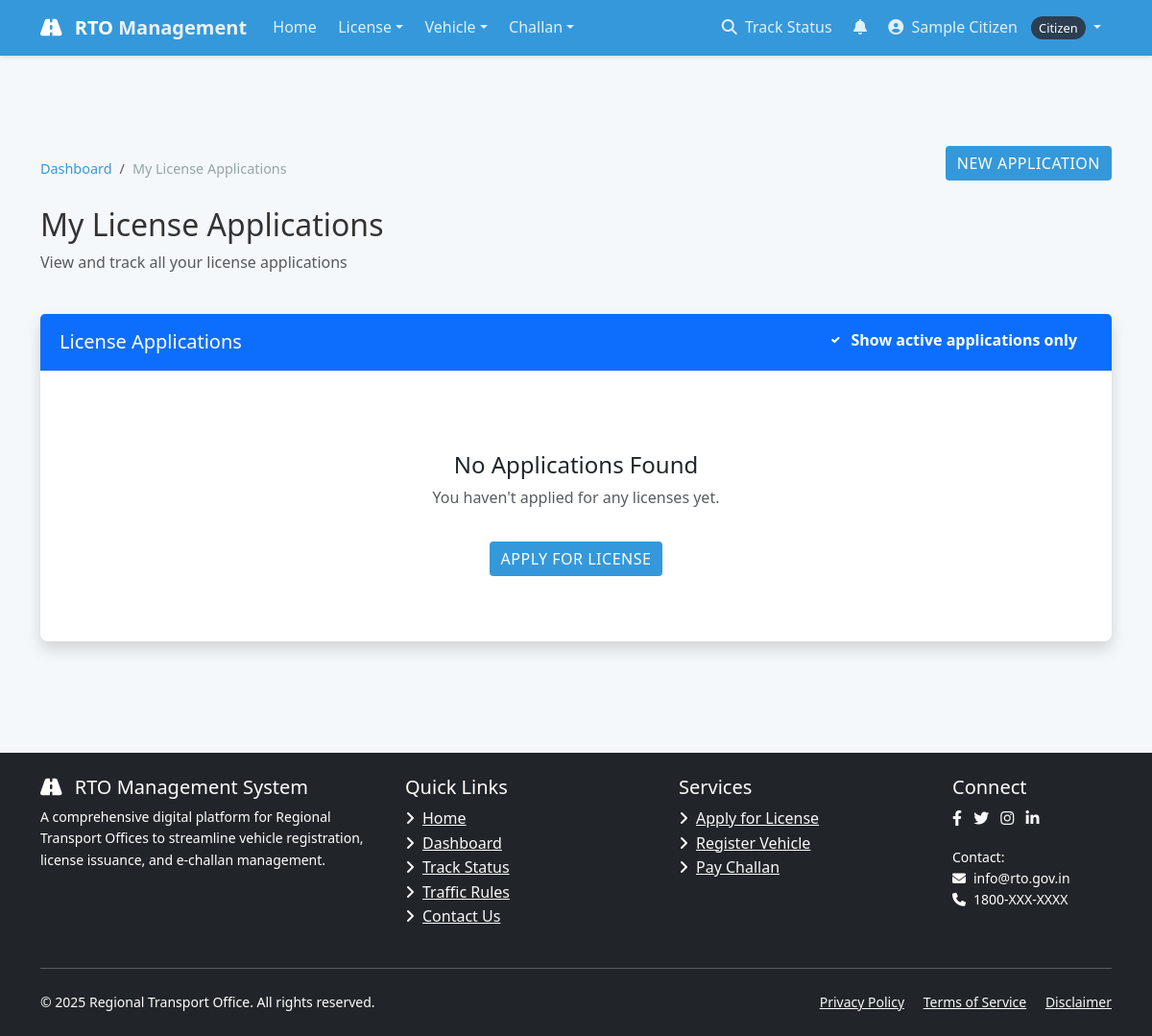
/license/applications/ (signed in), run on an earlier commit of the app's database.
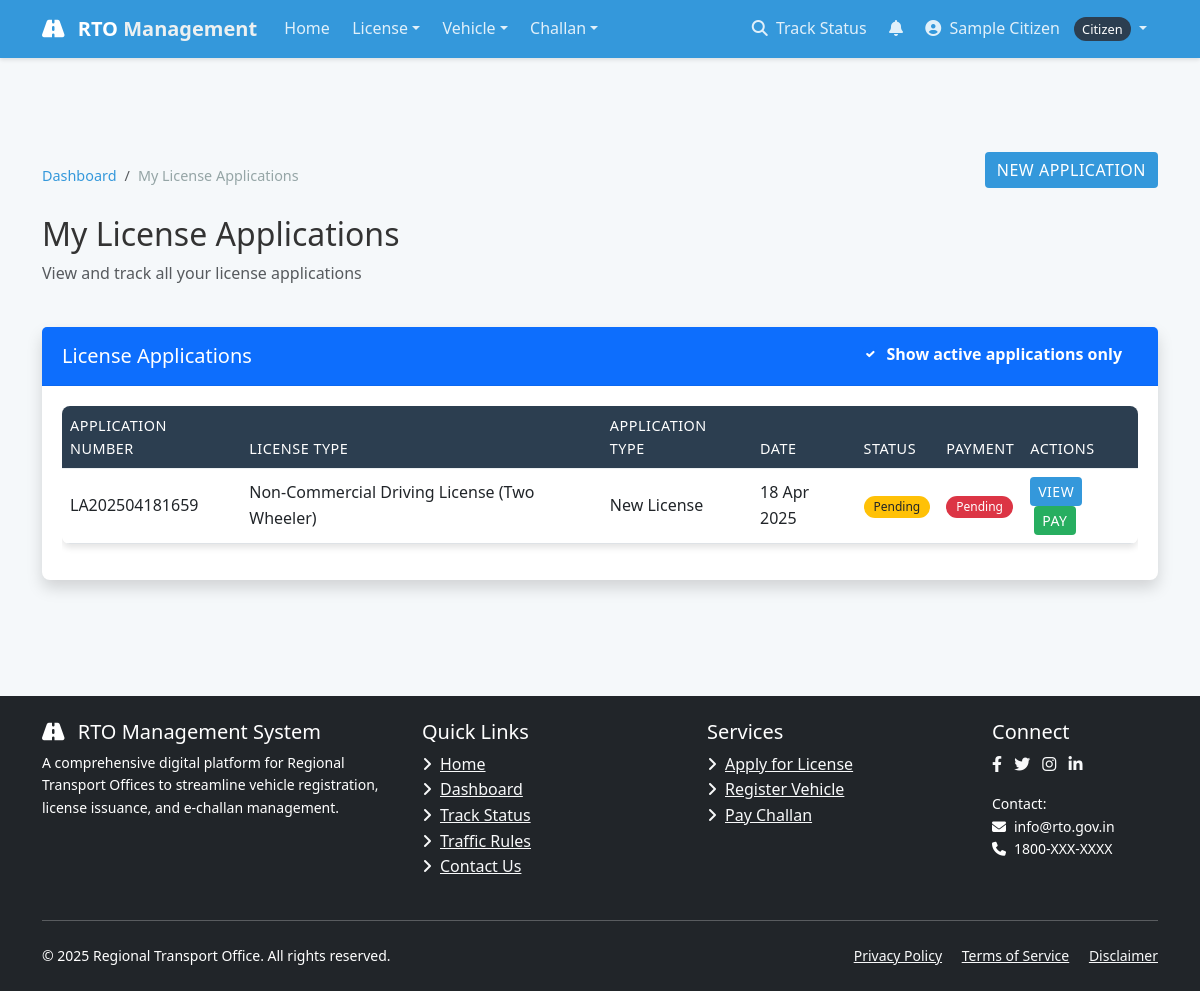
And on a later commit of the database.
### license/models.py (models this page shows, shortened)
class LicenseApplication(models.Model):
    STATUS_CHOICES = (
        ('PENDING', 'Pending'),
        ('DOCUMENT_VERIFICATION', 'Document Verification'),
        ('SCHEDULED_FOR_TEST', 'Scheduled for Test'),
        ('TEST_PASSED', 'Test Passed'),
        ('TEST_FAILED', 'Test Failed'),
        ('APPROVED', 'Approved'),
        ('REJECTED', 'Rejected'),
        ('ISSUED', 'Issued'),
    )
    APPLICATION_TYPE_CHOICES = (
        ('NEW', 'New License'),
        ('RENEWAL', 'License Renewal'),
        ('DUPLICATE', 'Duplicate License'),
    )
    applicant = models.ForeignKey(User, on_delete=models.CASCADE, related_name='license_applications')
    license_type = models.ForeignKey(LicenseType, on_delete=models.CASCADE)
    application_type = models.CharField(max_length=20, choices=APPLICATION_TYPE_CHOICES, default='NEW')
    application_number = models.CharField(max_length=20, unique=True)
    application_date = models.DateField(auto_now_add=True)
    status = models.CharField(max_length=30, choices=STATUS_CHOICES, default='PENDING')
    photo = models.ImageField(upload_to='license_photos/')
    signature = models.ImageField(upload_to='license_signatures/')
    id_proof = models.FileField(upload_to='license_id_proofs/')
    address_proof = models.FileField(upload_to='license_address_proofs/')
    test_date = models.DateTimeField(null=True, blank=True)
    test_result = models.BooleanField(null=True, blank=True)
    rejection_reason = models.TextField(blank=True, null=True)
    payment_status = models.BooleanField(default=False)
    payment_date = models.DateTimeField(null=True, blank=True)
    payment_transaction_id = models.CharField(max_length=100, blank=True, null=True)
    reviewed_by = models.ForeignKey(User, on_delete=models.SET_NULL, null=True, blank=True,
                                   related_name='reviewed_license_applications')
    issued_date = models.DateField(null=True, blank=True)
    valid_until = models.DateField(null=True, blank=True)
    created_at = models.DateTimeField(auto_now_add=True)
    updated_at = models.DateTimeField(auto_now=True)

class LicenseType(models.Model):
    name = models.CharField(max_length=100)
    code = models.CharField(max_length=10, unique=True)
    description = models.TextField()
    age_requirement = models.PositiveIntegerField(default=18)
    validity_years = models.PositiveIntegerField(default=10)
    fee = models.DecimalField(max_digits=10, decimal_places=2)

### license/views.py (the view)
# urls.py: path('applications/', views.my_license_applications, name='my_license_applications'),
@login_required
def my_license_applications(request):
    if request.user.user_type != 'CITIZEN':
        messages.error(request, "Access denied.")
        return redirect('home')
    applications = LicenseApplication.objects.filter(applicant=request.user).order_by('-application_date')
    return render(request, 'license/my_applications.html', {'applications': applications})

### accounts/models.py (called while the page is built)
    def get_full_name(self):
        return f"{self.first_name} {self.last_name}" if self.first_name or self.last_name else self.email

### templates/license/my_applications.html (shortened to what the changed rows need)
{% extends 'base.html' %}
{% block content %}
<div class="container py-5">
    <div class="row mb-4">
        <div class="col">
            <h2>My License Applications</h2>
        </div>
    </div>
    <div class="card shadow">
        <div class="card-body">
            {% if applications %}
            <div class="table-responsive">
                <table class="table table-hover">
                    <thead class="table-light">
                        <tr>
                            <th>Application Number</th>
                            <th>License Type</th>
                            <th>Application Type</th>
                            <th>Date</th>
                            <th>Status</th>
                            <th>Payment</th>
                            <th>Actions</th>
                        </tr>
                    </thead>
                    <tbody>
                        {% for application in applications %}
                        <tr class="{% if application.status == 'ISSUED' or application.status == 'REJECTED' %}inactive-row{% endif %}">
                            <td>{{ application.application_number }}</td>
                            <td>{{ application.license_type.name }}</td>
                            <td>{{ application.get_application_type_display }}</td>
                            <td>{{ application.application_date|date:"d M Y" }}</td>
                            <td>
                                {% if application.status == 'PENDING' %}
                                <span class="badge bg-warning text-dark">{{ application.get_status_display }}</span>
                                {% elif application.status == 'DOCUMENT_VERIFICATION' %}
                                <span class="badge bg-info">{{ application.get_status_display }}</span>
                                {% elif application.status == 'SCHEDULED_FOR_TEST' %}
                                <span class="badge bg-primary">{{ application.get_status_display }}</span>
                                {% elif application.status == 'TEST_PASSED' %}
                                <span class="badge bg-success">{{ application.get_status_display }}</span>
                                {% elif application.status == 'TEST_FAILED' %}
                                <span class="badge bg-danger">{{ application.get_status_display }}</span>
                                {% elif application.status == 'APPROVED' %}
                                <span class="badge bg-success">{{ application.get_status_display }}</span>
                                {% elif application.status == 'REJECTED' %}
                                <span class="badge bg-danger">{{ application.get_status_display }}</span>
                                {% elif application.status == 'ISSUED' %}
                                <span class="badge bg-success">{{ application.get_status_display }}</span>
                                {% endif %}
                            </td>
                            <td>
                                {% if application.payment_status %}
                                <span class="badge bg-success">Paid</span>
                                {% else %}
                                <span class="badge bg-danger">Pending</span>
                                {% endif %}
                            </td>
                            <td>
                                <a href="{% url 'license_application_detail' application_number=application.application_number %}" class="btn btn-sm btn-primary">
                                     View
                                </a>
                                {% if not application.payment_status %}
                                <a href="{% url 'license_payment' application_number=application.application_number %}" class="btn btn-sm btn-success ms-1">
                                     Pay
                                </a>
                                {% endif %}
                            </td>
                        </tr>
                        {% endfor %}
                    </tbody>
                </table>
            </div>
            {% else %}
            <div class="text-center py-5">
                <h4>No Applications Found</h4>
                <p class="text-muted">You haven't applied for any licenses yet.</p>
                <a href="{% url 'apply_for_license' %}" class="btn btn-primary mt-3">
                     Apply for License
                </a>
            </div>
            {% endif %}
        </div>
    </div>
</div>
{% endblock %}

What changed in the data, as far as the page shows it:
added LicenseApplication: application_number "LA202504181659", license_type.name "Non-Commercial Driving License (Two Wheeler)", application_type "New License", application_date "18 Apr 2025", status "Pending", payment_status "Pending"
Also different on the page:
text no longer shown: "No Applications Found You haven't applied for any licenses yet. APPLY FOR LICENSE"
text now shown: "APPLICATION NUMBER LICENSE TYPE APPLICATION TYPE DATE STATUS PAYMENT ACTIONS"
